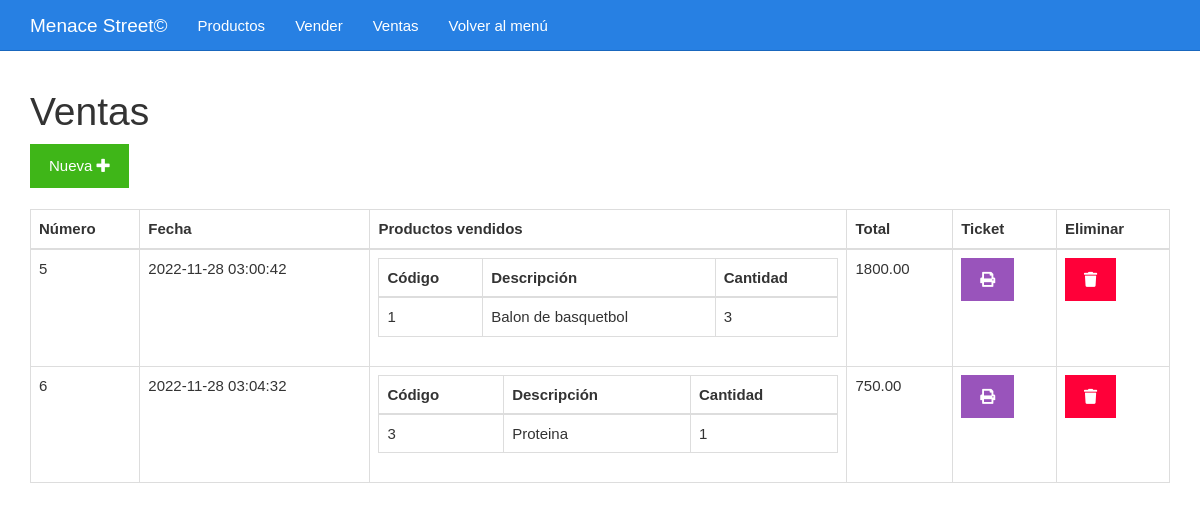
The app's page /ventasgym/ventas.php with its own data.
### tables this page shows
CREATE TABLE `ventas` (
  `codigo` bigint(20) UNSIGNED NOT NULL,
  `fecha` datetime NOT NULL,
  `total` decimal(7,2) DEFAULT NULL
);

### ventasgym/ventas.php (the view)
<?php include_once "encabezado.php" ?>
<?php
include_once "base_de_datos.php";
$sentencia = $base_de_datos->query("SELECT ventas.total, ventas.fecha, ventas.codigo, GROUP_CONCAT(	productos.codigo, '..',  productos.descripcion, '..', productos_vendidos.cantidad SEPARATOR '__') AS productos FROM ventas INNER JOIN productos_vendidos ON productos_vendidos.id_venta = ventas.codigo INNER JOIN productos ON productos.codigo = productos_vendidos.id_producto GROUP BY ventas.codigo ORDER BY ventas.codigo;");
$ventas = $sentencia->fetchAll(PDO::FETCH_OBJ);
?>
	<div class="col-xs-12">
		<h1>Ventas</h1>
		<div>
			<a class="btn btn-success" href="./vender.php">Nueva <i class="fa fa-plus"></i></a>
		</div>
		<br>
		<table class="table table-bordered">
			<thead>
				<tr>
					<th>Número</th>
					<th>Fecha</th>
					<th>Productos vendidos</th>
					<th>Total</th>
					<th>Ticket</th>
					<th>Eliminar</th>
				</tr>
			</thead>
			<tbody>
				<?php foreach($ventas as $venta){ ?>
				<tr>
					<td><?php echo $venta->codigo ?></td>
					<td><?php echo $venta->fecha ?></td>
					<td>
						<table class="table table-bordered">
							<thead>
								<tr>
									<th>Código</th>
									<th>Descripción</th>
									<th>Cantidad</th>
								</tr>
							</thead>
							<tbody>
								<?php foreach(explode("__", $venta->productos) as $productosConcatenados){
								$producto = explode("..", $productosConcatenados)
								?>
								<tr>
									<td><?php echo $producto[0] ?></td>
									<td><?php echo $producto[1] ?></td>
									<td><?php echo $producto[2] ?></td>
								</tr>
								<?php } ?>
							</tbody>
						</table>
					</td>
					<td><?php echo $venta->total ?></td>
					<td><a class="btn btn-info" href="<?php echo "imprimirTicket.php?codigo=" . $venta->codigo?>"><i class="fa fa-print"></i></a></td>
					<td><a class="btn btn-danger" href="<?php echo "eliminarVenta.php?codigo=" . $venta->codigo?>"><i class="fa fa-trash"></i></a></td>
				</tr>
				<?php } ?>
			</tbody>
		</table>
	</div>
<?php include_once "pie.php" ?>

### ventasgym/css/estilo.css (style rules this page uses)
body { padding-top: 70px; background: url(https://images-wixmp-ed30a86b8c4ca887773594c2.wixmp.com/f/e3049c6b-24ee-45ad-9a58-d93273001a0c/d4siemv-617770c3-3749-480e-bbae-d5d73d0ab877.jpg/v1/fill/w_800,h_500,q_75,strp/kobe_bryant_vs_michael_jordan_wallpaper_by_lisong24kobe_d4siemv-fullview.jpg?token=eyJ0eXAiOiJKV1QiLCJhbGciOiJIUzI1NiJ9.eyJzdWIiOiJ1cm46YXBwOjdlMGQxODg5ODIyNjQzNzNhNWYwZDQxNWVhMGQyNmUwIiwiaXNzIjoidXJuOmFwcDo3ZTBkMTg4OTgyMjY0MzczYTVmMGQ0MTVlYTBkMjZlMCIsIm9iaiI6W1t7ImhlaWdodCI6Ijw9NTAwIiwicGF0aCI6IlwvZlwvZTMwNDljNmItMjRlZS00NWFkLTlhNTgtZDkzMjczMDAxYTBjXC9kNHNpZW12LTYxNzc3MGMzLTM3NDktNDgwZS1iYmFlLWQ1ZDczZDBhYjg3Ny5qcGciLCJ3aWR0aCI6Ijw9ODAwIn1dXSwiYXVkIjpbInVybjpzZXJ2aWNlOmltYWdlLm9wZXJhdGlvbnMiXX0.TESeLaGiSQZIh7xf1kKACYcN8hnlaSLokx5oPmBD4JA); background-size: 100vw 100vh; background-repeat: no-repeat; }

### records on screen
ventas: codigo "5", fecha "2022-11-28 03:00:42", producto "1", producto "Balon de basquetbol", producto "3", total "1800.00"
ventas: codigo "6", fecha "2022-11-28 03:04:32", producto "3", producto "Proteina", producto "1", total "750.00"
